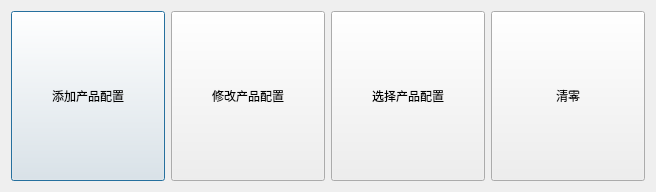
<?xml version="1.0" encoding="UTF-8"?>
<ui version="4.0">
 <class>DlgSetCameraClass</class>
 <widget class="QDialog" name="DlgSetCameraClass">
  <property name="geometry">
   <rect>
    <x>0</x>
    <y>0</y>
    <width>656</width>
    <height>192</height>
   </rect>
  </property>
  <property name="windowTitle">
   <string>DlgSetCamera</string>
  </property>
  <layout class="QGridLayout" name="gridLayout">
   <item row="0" column="0">
    <widget class="QPushButton" name="pbt_addProduct">
     <property name="sizePolicy">
      <sizepolicy hsizetype="Expanding" vsizetype="Expanding">
       <horstretch>0</horstretch>
       <verstretch>0</verstretch>
      </sizepolicy>
     </property>
     <property name="text">
      <string>添加产品配置</string>
     </property>
    </widget>
   </item>
   <item row="0" column="2">
    <widget class="QPushButton" name="pbt_selectProduct">
     <property name="sizePolicy">
      <sizepolicy hsizetype="Expanding" vsizetype="Expanding">
       <horstretch>0</horstretch>
       <verstretch>0</verstretch>
      </sizepolicy>
     </property>
     <property name="text">
      <string>选择产品配置</string>
     </property>
    </widget>
   </item>
   <item row="0" column="1">
    <widget class="QPushButton" name="pbt_changeProduct">
     <property name="sizePolicy">
      <sizepolicy hsizetype="Expanding" vsizetype="Expanding">
       <horstretch>0</horstretch>
       <verstretch>0</verstretch>
      </sizepolicy>
     </property>
     <property name="text">
      <string>修改产品配置</string>
     </property>
    </widget>
   </item>
   <item row="0" column="3">
    <widget class="QPushButton" name="pbt_clear">
     <property name="sizePolicy">
      <sizepolicy hsizetype="Expanding" vsizetype="Expanding">
       <horstretch>0</horstretch>
       <verstretch>0</verstretch>
      </sizepolicy>
     </property>
     <property name="text">
      <string>清零</string>
     </property>
    </widget>
   </item>
  </layout>
 </widget>
 <layoutdefault spacing="6" margin="11"/>
 <resources/>
 <connections/>
</ui>
